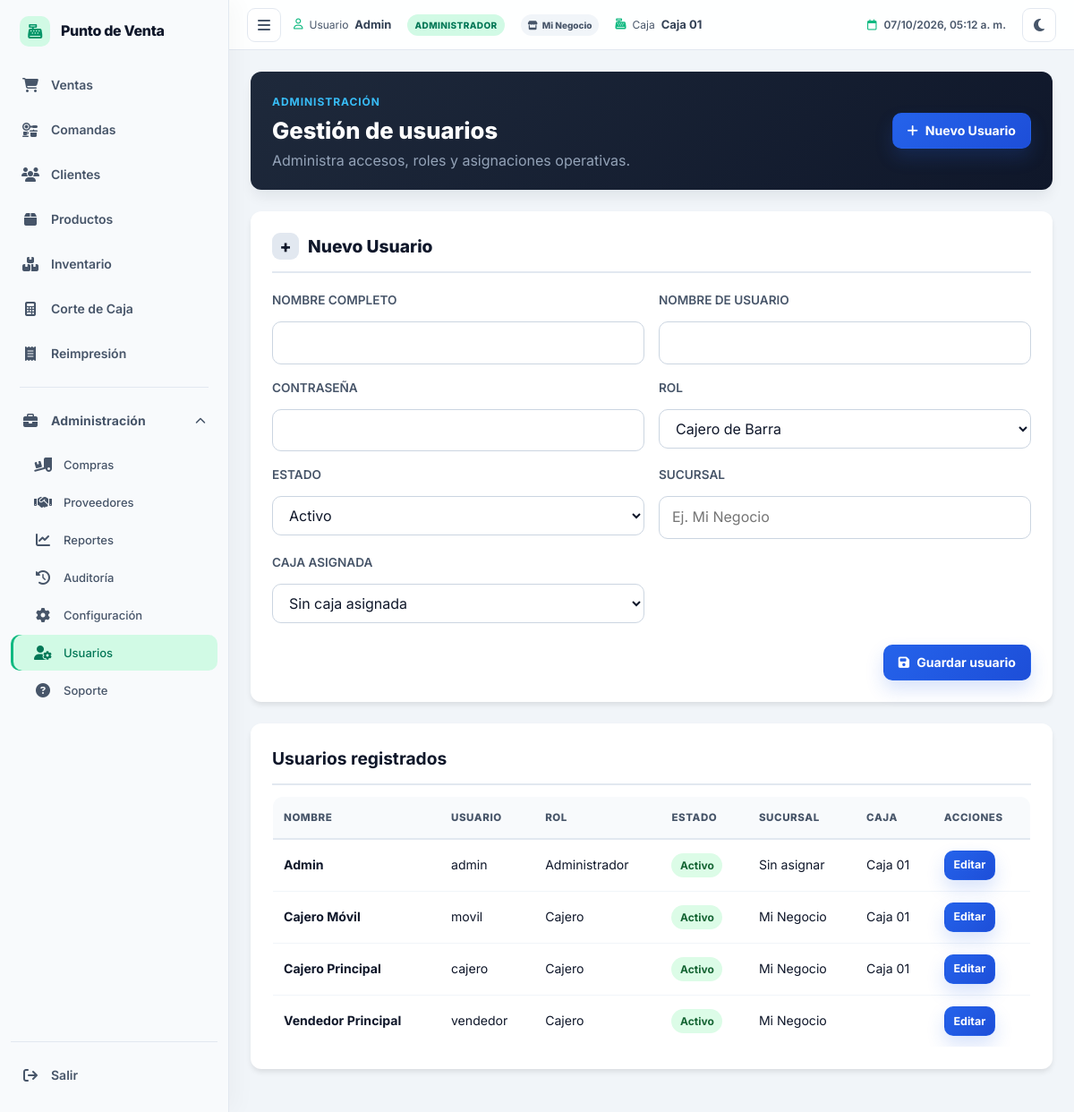
/usuarios (signed in), run on an earlier commit of the app's database.
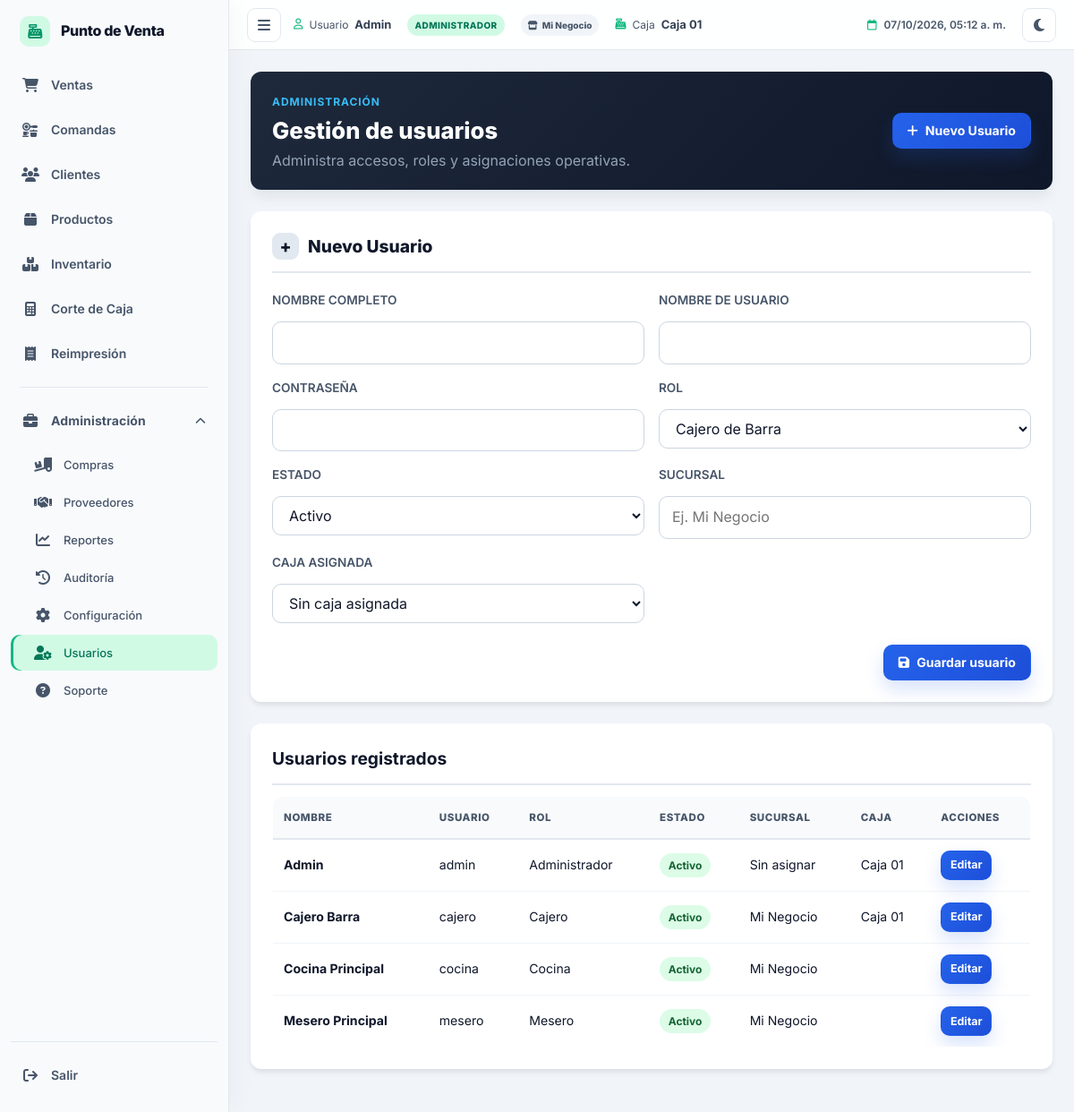
And on a later commit of the database.
### tables this page shows
CREATE TABLE `usuarios` (
  `id` int NOT NULL AUTO_INCREMENT COMMENT 'Identificador único del usuario',
  `nombre` varchar(100) NOT NULL COMMENT 'Nombre completo del usuario',
  `usuario` varchar(50) NOT NULL COMMENT 'Nombre de usuario para iniciar sesión',
  `password` varchar(255) NOT NULL COMMENT 'Contraseña hasheada con bcrypt',
  `rol` enum('admin','cajero','mesero','cocina') NOT NULL DEFAULT 'cajero' COMMENT 'Rol del usuario en el sistema',
  `estado` tinyint(1) NOT NULL DEFAULT '1' COMMENT '1 = Activo, 0 = Inactivo',
  `caja_id` int DEFAULT NULL COMMENT 'Caja predeterminada del usuario',
  `sucursal` varchar(120) DEFAULT NULL COMMENT 'Sucursal asignada',
  `caja` varchar(80) DEFAULT NULL COMMENT 'Caja asignada',
  `creado_en` datetime NOT NULL DEFAULT CURRENT_TIMESTAMP COMMENT 'Fecha y hora de creación del registro',
  PRIMARY KEY (`id`),
  UNIQUE KEY `idx_usuarios_usuario` (`usuario`),
  KEY `idx_usuarios_rol` (`rol`),
  KEY `idx_usuarios_estado` (`estado`),
  KEY `idx_usuarios_caja` (`caja_id`),
  CONSTRAINT `fk_usuarios_caja` FOREIGN KEY (`caja_id`) REFERENCES `cajas` (`id`) ON DELETE SET NULL ON UPDATE CASCADE
);

### app/Controllers/UsuariosController.php (called while the page is built, shortened)
<?php
require_once APP_PATH . 'Models' . DIRECTORY_SEPARATOR . 'Usuario.php';
class UsuariosController extends Controller
{
    private $modelo;
    public function __construct()
    {
        $this->modelo = new Usuario();
    }
    public function index()
    {
        $usuarios = $this->modelo->obtenerTodos();
        require APP_PATH . 'Views/usuarios/index.php';
    }
}

### public/index.php (called while the page is built, shortened)
<?php
require_once CONFIG_PATH . 'database.php';
require_once CORE_PATH . 'Router.php';
$router = new Router();
$router->get('/',      'HomeController@index');
$router->get('/login', 'AuthController@login');
$router->post('/autenticar', 'AuthController@autenticar');
$router->get('/logout', 'AuthController@logout');
$router->post('/cotizaciones/enviar-cocina', 'CotizacionesController@enviarCocina');
$router->get('/cotizaciones/imprimir-comanda/{id}', 'CotizacionesController@imprimirComanda');
$router->post('/cotizaciones/imprimir-comanda/{id}', 'CotizacionesController@imprimirComanda');
$router->get('/cocina', 'CocinaController@index');
$router->post('/cocina/estado-comanda/{id}', 'CocinaController@cambiarEstadoComanda');
$router->post('/cocina/estado-item/{id}', 'CocinaController@cambiarEstadoItem');
$router->get('/ventas', 'VentasController@index');
$router->post('/ventas/buscar-producto', 'VentasController@buscarProducto');
$router->get('/ventas/buscar-producto',  'VentasController@buscarProducto');
$router->get('/ventas/buscar-productos', 'VentasController@buscarProductosAjax');
    $router->post('/ventas/buscar-productos', 'VentasController@buscarProductosAjax');
    $router->get('/ventas/catalogo', 'VentasController@catalogo');
    $router->get('/ventas/historial-hoy', 'VentasController@historialHoy');
$router->get('/ventas/buscarClientePorRtn', 'VentasController@buscarClientePorRtn');
$router->post('/ventas/buscarClientePorRtn', 'VentasController@buscarClientePorRtn');
$router->get('/ventas/buscar-cliente-por-rtn', 'VentasController@buscarClientePorRtn');
$router->post('/ventas/buscar-cliente-por-rtn', 'VentasController@buscarClientePorRtn');
$router->post('/ventas/guardar', 'VentasController@guardarVenta');
$router->get('/ventas/ticket/{id}', 'VentasController@imprimirTicket');
$router->get('/productos', 'ProductosController@index');
$router->get('/productos/exportar-csv', 'ProductosController@exportarCsv');
$router->get('/productos/crear', 'ProductosController@crear');
$router->post('/productos/guardar', 'ProductosController@guardar');
$router->get('/productos/editar/{id}', 'ProductosController@editar');
$router->post('/productos/actualizar/{id}', 'ProductosController@actualizar');
$router->post('/productos/eliminar/{id}', 'ProductosController@eliminar');
$router->get('/categorias', 'CategoriasController@index');
$router->get('/categorias/crear', 'CategoriasController@crear');
$router->post('/categorias/guardar', 'CategoriasController@guardar');
$router->get('/categorias/editar/{id}', 'CategoriasController@editar');
$router->post('/categorias/actualizar/{id}', 'CategoriasController@actualizar');
$router->post('/categorias/eliminar/{id}', 'CategoriasController@eliminar');
$router->get('/inventario', 'InventarioController@index');
$router->post('/inventario/ajustar', 'InventarioController@ajustar');
$router->get('/inventario/bajo-stock', 'InventarioController@bajoStock');
$router->get('/compras', 'ComprasController@index');
$router->get('/compras/buscar-producto', 'ComprasController@buscarProducto');
$router->get('/compras/buscar-proveedores', 'ComprasController@buscarProveedores');
$router->post('/compras/buscar-proveedores', 'ComprasController@buscarProveedores');
$router->post('/compras/guardar-proveedor-ajax', 'ComprasController@guardarProveedorAjax');
$router->post('/compras/guardar', 'ComprasController@guardar');
$router->post('/compras/anular/{id}', 'ComprasController@anular');
$router->get('/compras/ver/{id}', 'ComprasController@ver');
$router->get('/compras/pagos', 'ComprasController@pagos');
$router->post('/compras/abonar', 'ComprasController@abonar');
$router->get('/proveedores', 'ProveedoresController@index');
$router->get('/proveedores/crear', 'ProveedoresController@crear');
$router->post('/proveedores/guardar', 'ProveedoresController@guardar');
$router->get('/proveedores/editar/{id}', 'ProveedoresController@editar');
$router->post('/proveedores/actualizar/{id}', 'ProveedoresController@actualizar');
$router->post('/proveedores/eliminar/{id}', 'ProveedoresController@eliminar');
$router->get('/clientes', 'ClientesController@index');
$router->post('/clientes/guardar', 'ClientesController@guardar');
$router->post('/clientes/guardar-ajax', 'ClientesController@guardarAjax');
$router->get('/clientes/editar/{id}', 'ClientesController@editar');
$router->post('/clientes/actualizar/{id}', 'ClientesController@actualizar');
$router->get('/clientes/estado-cuenta/{id}', 'ClientesController@estadoCuenta');
$router->post('/clientes/abonar', 'ClientesController@abonar');
$router->get('/clientes/abono/ticket/{id}', 'ClientesController@imprimirAbono');
$router->get('/clientes/buscar', 'ClientesController@buscar');
$router->get('/caja', 'CajaController@index');
$router->post('/caja/abrir', 'CajaController@abrir');
$router->post('/caja/movimiento', 'CajaController@movimiento');
$router->get('/caja/corte', 'CajaController@corte');
$router->post('/caja/cerrar', 'CajaController@cerrar');
$router->get('/caja/ticket/{id}', 'CajaController@imprimirCorte');
$router->get('/configuracion', 'ConfiguracionController@index');
$router->post('/configuracion/guardar-empresa', 'ConfiguracionController@guardarEmpresa');
$router->get('/usuarios', 'UsuariosController@index');
$router->get('/usuarios/editar/{id}', 'UsuariosController@editar');
$router->post('/usuarios/guardar', 'UsuariosController@guardar');
$router->post('/usuarios/actualizar/{id}', 'UsuariosController@actualizar');
$router->get('/reportes', 'ReportesController@index');
$router->get('/reportes/filtrar', 'ReportesController@index');
$router->get('/reportes/imprimir', 'ReportesController@imprimir');
$router->get('/reportes/exportar', 'ReportesController@exportar');
$router->get('/soporte', 'SoporteController@index');
$router->get('/comprobantes', 'ComprobantesController@index');
$router->get('/comprobantes/imprimir/{id}', 'ComprobantesController@imprimir');
$router->get('/impresora/imprimir-venta/{id}', 'ImpresoraController@imprimirVenta');
$router->post('/impresora/imprimir-venta/{id}', 'ImpresoraController@imprimirVenta');
$router->post('/impresora/probar', 'ImpresoraController@probar');
$router->post('/impresora/escaneo-lan', 'ImpresoraController@escaneoLan');
$router->get('/auditoria', 'AuditoriaController@index');
$router->get('/auditoria/exportar', 'AuditoriaController@exportar');
$router->procesar();

### config/database.php (called while the page is built, shortened)
<?php
class Database
{
    private static $instancia = null;
    private $pdo;
    private function __construct()
    {
        $host = getenv('DB_HOST') ?: 'localhost';
        $dbname = getenv('DB_NAME') ?: 'web_pdv_food_db';
        $usuario = getenv('DB_USER') ?: 'root';
        $contrasena = getenv('DB_PASS') ?: '';
        $charset = 'utf8mb4';
        $dsn = "mysql:host=$host;dbname=$dbname;charset=$charset";
        $opciones = [
            PDO::ATTR_ERRMODE            => PDO::ERRMODE_EXCEPTION,
            PDO::ATTR_DEFAULT_FETCH_MODE => PDO::FETCH_ASSOC,
            PDO::ATTR_EMULATE_PREPARES   => false,
        ];
        try {
            $this->pdo = new PDO($dsn, $usuario, $contrasena, $opciones);
        } catch (PDOException $e) {
            die('Error de conexión a la base de datos: ' . $e->getMessage());
        }
    }
    public static function getInstancia()
    {
        if (self::$instancia === null) {
            self::$instancia = new self();
        }
        return self::$instancia;
    }
    public function getConexion()
    {
        return $this->pdo;
    }
}

### app/Models/Usuario.php (called while the page is built, shortened)
<?php
class Usuario extends Controller
{
    private $pdo;
    public function __construct()
    {
        $this->pdo = Database::getInstancia()->getConexion();
    }
    public function obtenerTodos()
    {
        $camposAsignacion = $this->obtenerColumnasAsignacion();
        $joinCajas = $this->tieneColumna('caja_id') && $this->existeTabla('cajas') ? ' LEFT JOIN cajas c ON c.id = u.caja_id' : '';
        $stmt = $this->pdo->query('SELECT u.id, u.nombre, u.usuario, u.rol, u.estado, u.creado_en, ' . $camposAsignacion . ' FROM usuarios u' . $joinCajas . ' ORDER BY u.nombre ASC');
        return $stmt->fetchAll(PDO::FETCH_ASSOC);
    }
    private function obtenerColumnasAsignacion()
    {
        $caja = $this->tieneColumna('caja_id') && $this->existeTabla('cajas')
            ? 'u.caja_id, COALESCE(c.nombre, \'\') AS caja_nombre'
            : "0 AS caja_id, '' AS caja_nombre";
        $sucursal = $this->tieneColumna('sucursal') ? 'u.sucursal' : "'' AS sucursal";
        return $sucursal . ', ' . $caja;
    }
    private function tieneColumna($columna)
    {
        $columna = preg_replace('/[^a-zA-Z0-9_]/', '', (string)$columna);
        $stmt = $this->pdo->query("SHOW COLUMNS FROM `usuarios` LIKE '{$columna}'");
        return $stmt !== false && $stmt->rowCount() > 0;
    }
    private function existeTabla($tabla)
    {
        $tabla = preg_replace('/[^a-zA-Z0-9_]/', '', (string)$tabla);
        $stmt = $this->pdo->query("SHOW TABLES LIKE '{$tabla}'");
        return $stmt !== false && $stmt->rowCount() > 0;
    }
}

### app/Views/usuarios/index.php (the view, shortened to what the rows shown need)
<?php $tituloPagina = 'Usuarios'; require APP_PATH . 'Views/layouts/pos_header.php'; ?>
<section class="catalogo-encabezado"><div><span class="eyebrow">Administración</span><h1>Gestión de usuarios</h1><p>Administra accesos, roles y asignaciones operativas.</p></div><a class="btn-pos btn-pos-primary usuarios-nuevo" href="#nuevo-usuario"><i class="fa-solid fa-plus" aria-hidden="true"></i> Nuevo Usuario</a></section>
<section class="tarjeta card-form usuarios-formulario" id="nuevo-usuario"><h2 class="tarjeta-titulo"><span class="formulario-icono" aria-hidden="true">+</span>Nuevo Usuario</h2><form method="POST" action="<?php echo URL_BASE; ?>usuarios/guardar" class="form-grid cliente-formulario"><input type="hidden" name="csrf_token" value="<?php echo htmlspecialchars(csrf_token()); ?>"><div class="campo form-group"><label for="usuario-nombre">Nombre completo</label><input id="usuario-nombre" name="nombre" required></div><div class="campo form-group"><label for="usuario-username">Nombre de usuario</label><input id="usuario-username" name="username" required autocomplete="username"></div><div class="campo form-group"><label for="usuario-password">Contraseña</label><input id="usuario-password" name="password" type="password" minlength="6" required autocomplete="new-password"></div><div class="campo form-group"><label for="usuario-rol">Rol</label><select id="usuario-rol" name="rol"><option value="cajero">Cajero de Barra</option><option value="mesero">Mesero (Toma pedidos)</option><option value="cocina">Cocina (Panel de comandas)</option><option value="admin">Administrador</option></select></div><div class="campo form-group"><label for="usuario-estado">Estado</label><select id="usuario-estado" name="estado"><option value="1">Activo</option><option value="0">Inactivo</option></select></div><div class="campo form-group"><label for="usuario-sucursal">Sucursal</label><input id="usuario-sucursal" name="sucursal" placeholder="Ej. Mi Negocio"></div><div class="campo form-group"><label for="usuario-caja">Caja asignada</label><select id="usuario-caja" name="caja_id"><option value="0">Sin caja asignada</option><?php foreach ($cajas as $caja): ?><option value="<?php echo (int)$caja['id']; ?>"><?php echo htmlspecialchars($caja['nombre']); ?></option><?php endforeach; ?></select></div><div class="form-acciones"><button class="btn-pos btn-pos-primary" type="submit"><i class="fa-solid fa-floppy-disk" aria-hidden="true"></i> Guardar usuario</button></div></form></section>
<section class="tarjeta usuarios-lista"><h2 class="tarjeta-titulo">Usuarios registrados</h2><div class="tabla-responsive"><table class="tabla-catalogo"><thead><tr><th>Nombre</th><th>Usuario</th><th>Rol</th><th>Estado</th><th>Sucursal</th><th>Caja</th><th>Acciones</th></tr></thead><tbody><?php foreach ($usuarios as $usuario): ?><tr><td><strong><?php echo htmlspecialchars($usuario['nombre']); ?></strong></td><td><?php echo htmlspecialchars($usuario['usuario']); ?></td><td><?php echo $usuario['rol'] === 'admin' ? 'Administrador' : ($usuario['rol'] === 'mesero' ? 'Mesero' : ($usuario['rol'] === 'cocina' ? 'Cocina' : 'Cajero')); ?></td><td><span class="estado-usuario <?php echo $usuario['estado'] ? 'activo' : 'inactivo'; ?>"><?php echo $usuario['estado'] ? 'Activo' : 'Inactivo'; ?></span></td><td><?php echo htmlspecialchars($usuario['sucursal'] ?? 'Sin asignar'); ?></td><td><?php echo htmlspecialchars($usuario['caja_nombre'] ?? 'Sin asignar'); ?></td><td><a class="btn-pos btn-pos-primary btn-pequeno" href="<?php echo URL_BASE; ?>usuarios/editar/<?php echo (int)$usuario['id']; ?>">Editar</a></td></tr><?php endforeach; ?></tbody></table></div></section>
<?php require APP_PATH . 'Views/layouts/footer.php'; ?>

### core/Router.php (shortened to what the rows shown need)
<?php
class Router
{
    private $rutasGet = [];
    private $rutasPost = [];
    public function get($ruta, $controladorMetodo)
    {
        $this->rutasGet[$ruta] = $controladorMetodo;
    }
    public function post($ruta, $controladorMetodo)
    {
        $this->rutasPost[$ruta] = $controladorMetodo;
    }
    public function procesar()
    {
        $metodo = $_SERVER['REQUEST_METHOD'];
        $url = isset($_GET['url']) ? rtrim($_GET['url'], '/') : '/';
        $rutas = $metodo === 'GET' ? $this->rutasGet : $this->rutasPost;
        foreach ($rutas as $ruta => $controladorMetodo) {
            $parametros = $this->coincidirRuta($ruta, $url);
            if ($parametros !== false) {
                $this->invocarControlador($controladorMetodo, $parametros);
                return;
            }
        }
    }
    private function coincidirRuta($ruta, $url)
    {
        $partesRuta = explode('/', trim($ruta, '/'));
        $partesUrl = explode('/', trim($url, '/'));
        if (count($partesRuta) !== count($partesUrl)) {
            return false;
        }
        $parametros = [];
        for ($i = 0; $i < count($partesRuta); $i++) {
            if (strpos($partesRuta[$i], '{') === 0 && strpos($partesRuta[$i], '}') === strlen($partesRuta[$i]) - 1) {
                $nombreParametro = trim($partesRuta[$i], '{}');
                $parametros[$nombreParametro] = $partesUrl[$i];
            } else {
                if ($partesRuta[$i] !== $partesUrl[$i]) {
                    return false;
                }
            }
        }
        return $parametros;
    }
    private function invocarControlador($controladorMetodo, $parametros)
    {
        list($nombreControlador, $nombreMetodo) = explode('@', $controladorMetodo);
        $controlador = new $nombreControlador();
        call_user_func_array([$controlador, $nombreMetodo], [$parametros]);
    }
}

What changed in the data, as far as the page shows it:
changed usuarios "cajero": nombre "Cajero Principal" → "Cajero Barra"
changed usuarios: nombre "Vendedor Principal" → "Cocina Principal"; usuario "vendedor" → "cocina"
changed usuarios: nombre "Cajero Móvil" → "Mesero Principal"; usuario "movil" → "mesero"; moves down the list
Also different on the page:
list line gone: "Cajero"
new list line: "Cocina"
list line gone: "Cajero Caja 01"
new list line: "Mesero"
